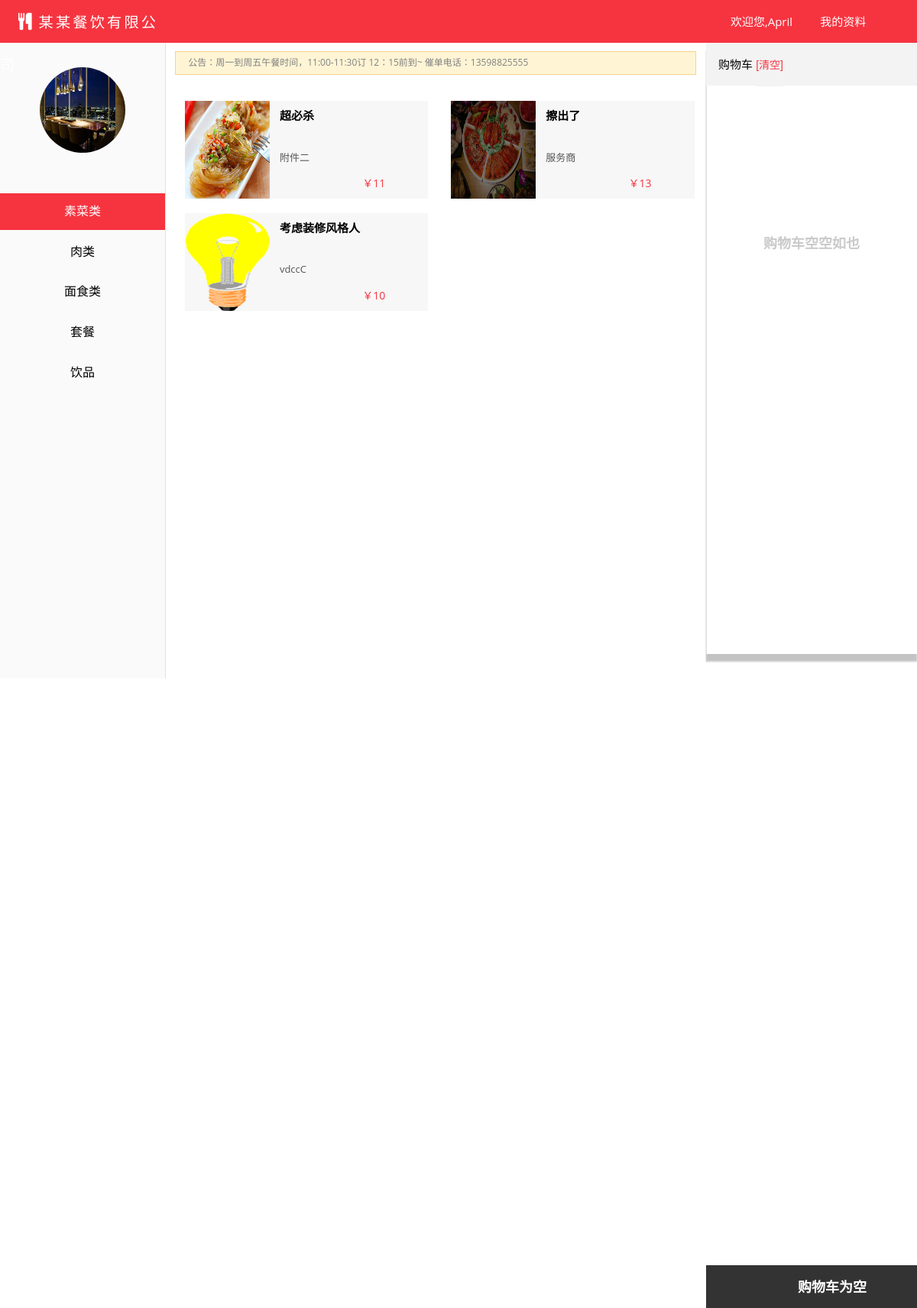
Screenshot of /admin/shop_menu.php (signed in) with the database file from the repository.
### tables this page shows
CREATE TABLE `category` (
  `id` int(11) NOT NULL,
  `name` varchar(30) NOT NULL,
  `weight` int(5) NOT NULL
);

CREATE TABLE `product` (
  `id` int(11) NOT NULL,
  `name` varchar(30) NOT NULL,
  `price` decimal(10,0) NOT NULL,
  `description` varchar(200) NOT NULL,
  `icon` varchar(200) NOT NULL,
  `category_name` varchar(30) NOT NULL
);

### admin/shop_menu.php (the view, shortened to what this page needs)
<?php
    if (!empty($_SESSION['user'])) {
        $is_login = 1;
    } else {
        $is_login = 0;
        die("请先登录！");
    }
    $conn = mysqli_connect('localhost', 'root' ,'' , 'makeorder');
    mysqli_query($conn,"set names utf8");
    $sql="select * from category order by weight desc";
    $result=mysqli_query($conn,$sql);
    $rows=[];
    while ($row=mysqli_fetch_assoc($result)) {
        $rows[]=$row;
    }
    $query="select * from product";
    $arry=mysqli_query($conn,$query);
    $list1="select name from category order by weight desc limit 1";
    $show1=mysqli_query($conn,$list1);
    $result1=mysqli_fetch_assoc($show1);
    $list2="select * from product where category_name='".$result1['name']."'";
    $result2=mysqli_query($conn,$list2);
    $showes=[];
    while ($show=mysqli_fetch_assoc($result2)) {
        $showes[]=$show;
    }
?>
<!DOCTYPE html>
<html>
<head lang="en">
    <link rel="stylesheet" href="../style/shop.css">
    <link rel="stylesheet" href="https://cdn.bootcss.com/font-awesome/4.7.0/css/font-awesome.css">
</head>
<body>
<div class="content">
    <div class="content_left">
        <div class="content_left_header">
            <i class="fa fa-cutlery" style="color:white;font-size: 1.4rem;margin-left: 1.5rem;line-height: 3.5rem;margin-right: 0.3rem;"></i>
            <span class="content_title">某某餐饮有限公司</span>
        </div>
        <div class="content_leftCon">
            <div class="left_icon" style="margin-bottom: 3rem;"></div>
            <?php  foreach($rows as $key=>$row):?>
            <button class="content_button">
            <div class="content_list">
                <span class="list_name"><?php echo $row['name']?></span>
            </div>
            </button>
            <?php endforeach;?>
        </div>
    </div>
    <div class="content_center">
        <div class="content_center_header">
        </div>
        <div class="content_center_content">
            <div class="center_notice">
                <span class="notice_content">公告：周一到周五午餐时间，11:00-11:30订 12：15前到~ 催单电话：13598825555</span>
            </div>
            <div class="menu_list1">
                <?php foreach($showes as $key=>$show):?>
                <div class="menu_list1_content each-<?=$show['id']?> first_view" id="<?php echo $show['id'];?>">
                    <div class="menu_list1_content_img"><img src="<?=$show['icon']?>"/></div>
                    <p class="menu_list1_name"><?php echo $show['name'];?></p>
                    <p class="menu_list1_description"><?php echo $show['description'];?></p>
                    <span style="font-size: 14px;color: #F63440;line-height: 3.5rem;margin-left: 1rem;position: absolute;right: 4.5rem;bottom: -0.5rem;">￥</span><span class="menu_list1_price"><?php echo $show['price'];?></span>
                    <div class="menu_list1_addshopcar"></div>
                </div>
                <?php  endforeach;?>
            </div>
        </div>
    </div>
    <div class="content_right">
        <div class="content_right_header">
        <?php if($is_login):?>
            <span class="right_about">欢迎您,<?=$_SESSION['user']['name']?></span>
            <a class="right_details" href="../user.php">我的资料</a>
            <a class="logout" href="../logout.php">退出登录</a>
        <?php endif?>
        </div>
        <div class="content_right_content">
            <div class="right_header">
                <span class="header_content">购物车</span>
                <button class="header_submit"><span class="header_submit_txt">[清空]</span></button>
            </div>
            <div class="shopcar_list">
                <div class="shopcar_empty">
                    <div class="shopcar_empty_img"></div>
                    <p class="shopcar_empty_txt">购物车空空如也</p>
                </div>
            </div>
            <div class="right_content">
                <div class="amount">
                    <div class="img_box"></div>
                    <div class="empty_txt">购物车为空</div>
                </div>
            </div>
        </div>
    </div>
</div>
</body>
</html>

### style/shop.css (style rules this page uses)
* { margin:0; padding:0; }
html { width: 100%; height: 100%; overflow: hidden; font-family: sans-serif; }
body { width: 100%; height: 100%; font-family: 'Open Sans',sans-serif; margin: 0; }
.content { width: 100%; height: 100%; }
.content_left { width: 18%; height: 100%; float: left; }
.content_left_header { height: 3.5rem; background-color: #F63440; }
.content_title { color:white; font-size: 1.2rem; letter-spacing: 0.2rem; line-height: 3.5rem; }
.content_center { width: 59%; height: 100%; float: left; }
.content_center_header { height: 3.5rem; background-color: #F63440; }
.content_right { width: 23%; height: 100%; float: left; }
.content_right_header { height: 3.5rem; background-color: #F63440; }
.content_leftCon { width: 100%; height: 100%; border-right: 1px solid #E0E1E5; padding-top: 2rem; background-color: #FAFAFA; }
.content_button { width: 100%; height: 3rem; border:none; display: block; background-color:transparent; outline: none; margin-top: 0.3rem; }
.content_list { height: 3rem; width: 100%; cursor: pointer; text-align: center; margin-top: 0.3rem; }
.content_list span { font-size: 16px; line-height: 3rem; }
.content_center_content { width: 100%; height:100%; border-right: 1px solid #E0E1E5; padding-top: 0.7rem; overflow-y: scroll; }
.center_notice { width: 96%; height: 1.8rem; border:1px solid #FED286; margin:0 auto; background-color: #FFF5D5; margin-bottom: 1.5rem; }
.notice_content { font-size: 12px; color: gray; line-height: 1.8rem; margin-left: 1rem; }
.content_right_content { width: 100%; height: 100%; box-shadow: 0 10px 2px #c3c3c3; }
.right_header { width: 100%; height: 3.5rem; background-color: #F3F3F3; }
.header_content { font-size: 15px; line-height: 3.5rem; margin-left: 1rem; }
.header_submit { border:none; background-color: #F3F3F3; outline: none; cursor: pointer; }
.header_submit_txt { color:#F63440; font-size: 14px; line-height: 3.5rem; }
.right_content { width: 100%; height: 100%; }
.left_icon { width: 7rem; height: 7rem; border-radius: 100%; margin:0 auto; background-image: url("../img/iuo5676.jpg"); background-size: 100% 100%; }
.amount { width: 100%; height: 3.5rem; background-color: #333333; position: fixed; bottom: 0; }
.img_box { width: 2rem; height: 2rem; background-image: url("../img/icon_cart.png"); background-size: 100%; vertical-align: middle; position: absolute; top:23%; left:1%; }
.empty_txt { color: white; font-size: 18px; line-height: 3.5rem; margin-left: 7.5rem; vertical-align: middle; font-weight: bold; }
.shopcar_list { width: 100%; height: 100%; overflow-y: scroll; }
.shopcar_empty_img { width: 9rem; height:9rem; background-image: url("../img/icon_isnull.png"); background-size: 100%; margin: 3rem auto; margin-bottom: 0; }
.shopcar_empty_txt { color:#CACACA; font-size: 18px; font-weight: bold; text-align: center; }
.menu_list1_content { width: 45%; height: 8rem; background-color: #F7F7F7; margin:0.6rem 0; margin-left: 1.6rem; position: relative; display: inline-block; }
.menu_list1_content_img { display: inline-block; width: 35%; height: 100%; background-size: 100% 100%; }
.menu_list1_content_img img { display: inline-block; width: 100%; height: 100%; background-size: 100% 100%; }
.menu_list1_name { width: 60%; font-size: 15px; display: inline-block; position:absolute ; top:0.5rem; margin-left: 0.8rem; font-weight: bold; }
.menu_list1_description { font-size: 13px; color: #555555; display: inline-block; position:absolute ; top:4rem; margin-left: 0.8rem; }
.menu_list1_price { font-size: 14px; color: #F63440; line-height: 3.5rem; margin-left: 1rem; position: absolute; right: 3.5rem; bottom: -0.5rem; }
.menu_list1_addshopcar { width: 1.5rem; height: 1.5rem; background-image: url("../img/icon_buy.png"); background-size: 100%; position: absolute; right: 1rem; bottom: 0.5rem; cursor: pointer; }
.right_about,.logout,.right_details { font-size: 15px; color: white; line-height: 3.5rem; margin-left: 2rem; cursor: pointer; display: inline-block; text-decoration: none; }

### rows the page displays
category: name "素菜类"
category: name "肉类"
category: name "面食类"
category: name "套餐"
category: name "饮品"
product: icon (picture), name "超必杀", description "附件二", price "11"
product: icon (picture), name "擦出了", description "服务商", price "13"
product: icon (picture), name "考虑装修风格人", description "vdccC", price "10"

### other values shown
$_SESSION['user']['name'] "April"
